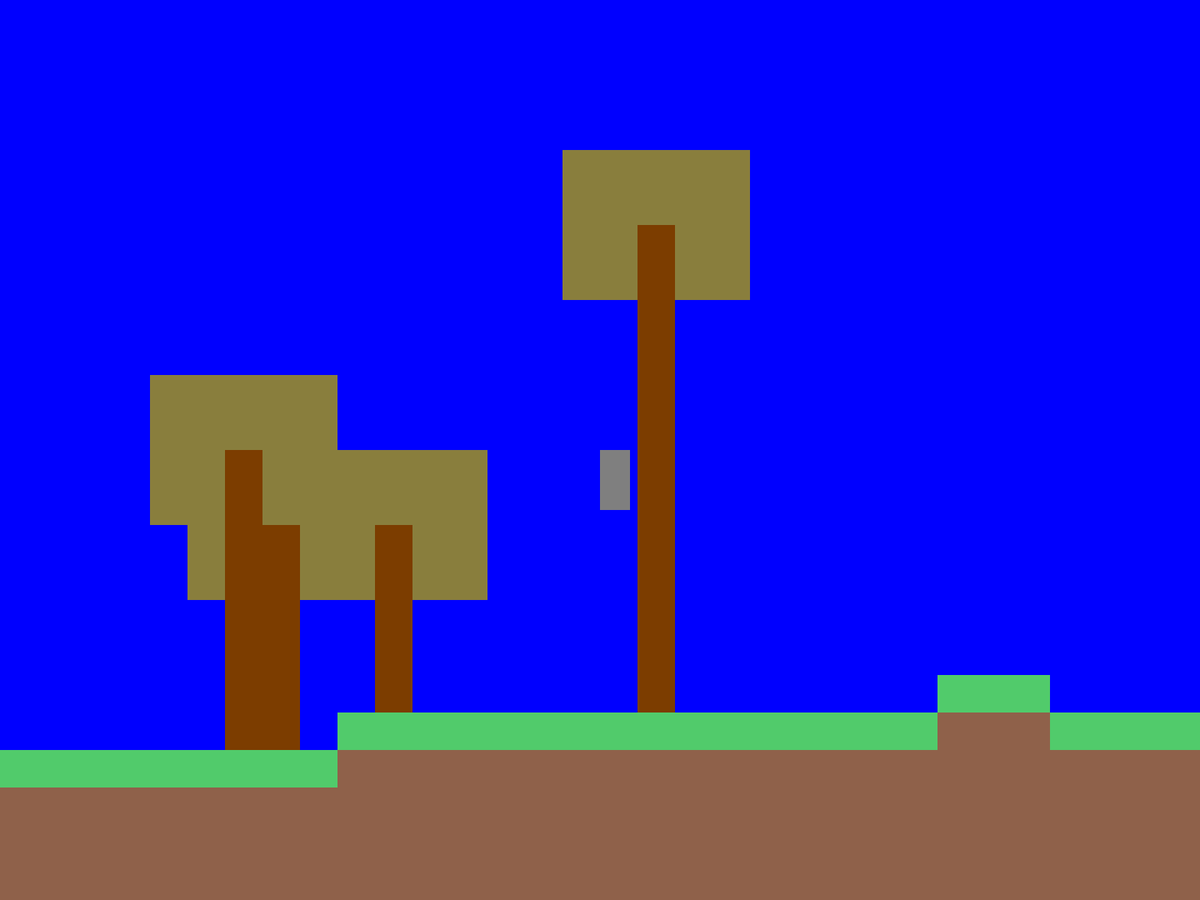
Frame 1 (no input)
Frame 60 (the mouse pressed at the canvas centre just before this capture): identical to frame 1, image omitted
Frame 120 (the mouse held since frame 60 and released just before this capture): identical to frame 1, image omitted

The Processing sketch that drew this single still picture (run headless with seeded random() and noise(); from frame 60 on, the mouse is pressed at the canvas centre):

// Processing sketch: World_Generation
// ── World_Generation.pde
Block[][] Blocks;
int BlockWidth = 50;
Player Person;
int Gravity = 1;

void setup() {
  fullScreen();
  GenerateGround();
  Person = new Player(width/2, height/2);
}

void draw() {
  background(0, 0, 255);
  pushMatrix();
  for (int i = max(0, int(Person.Position.x/BlockWidth)-31); i < min(int(Person.Position.x/BlockWidth)+31, 999); i++) {
    for (int j = max(0, int(Person.Position.y/BlockWidth)-25); j < min(int(Person.Position.y/BlockWidth)+25, 199); j++) {
      Blocks[i][j].Show(int(Person.Position.x)-width/2, int(Person.Position.y));
    }
  }
  popMatrix();
  Person.Show();
  Person.Update();
}

void keyPressed() {
  if (key == 'a') {
    Person.Velocity.x = -3;
  } else if (key == 'd') {
    Person.Velocity.x = 3;
  } else if (key == 's') {
    Person.Velocity.y = 3;
  } else if (key == 'w') {
    Person.Velocity.y = -3;
  }
} 

void keyReleased() {
  if (key == 'a' || key == 'd') {
    Person.Velocity.x = 0;
  } else if (key == 's' || key == 'w') {
    Person.Velocity.y = 0;
  }
}


void GenerateGround() {
  Blocks = new Block[1000][200];
  int RandomY = 25;
  for (int i = 0; i < 1000; i++) {
    for (int j = 0; j < 200; j++) {
      if (j < RandomY) {
        if (Blocks[i][j] == null) {
          Blocks[i][j] = new Air(i*BlockWidth - 500, j*BlockWidth);
        }
      } else if (j != RandomY) {
        Blocks[i][j] = new Dirt(i*BlockWidth - 500, j*BlockWidth);
      } else {
        Blocks[i][j] = new Grass(i*BlockWidth - 500, j * BlockWidth);
        if (random(1) < 0.05) {
          AddTree(i, j);
        }
      }
    }
    if (random(1) < 0.2) {
      RandomY += round(random(-1, 1));
    }
  }
}

void AddTree(int x, int y) {
  int Height = floor(random(5, 15));
  for (int j = y-1; j >= max(0, y-Height); j--) {
    Blocks[x][j] = new Trunk(x*BlockWidth-500, j*BlockWidth);
  }
  for (int i = max(0, x-2); i < min(999, x+3); i++) {
    for (int j = max(0, y-Height-2); j < min(199, y-Height+2); j++) {
      if (Blocks[i][j] == null) {
        Blocks[i][j] = new Leaves(i*BlockWidth-500, j*BlockWidth);
      } else if (Blocks[i][j].Colour !=  color(#7C3D00)) {
        Blocks[i][j] = new Leaves(i*BlockWidth-500, j*BlockWidth);
      }
    }
  }
}

// ── Block_Class.pde
class Block {
  PVector Position;
  float Width;
  color Colour;

  Block(float X, float Y, color Col) {
    Position = new PVector(X, Y);
    Width = BlockWidth;
    Colour = Col;
  }

  void Show(int XChange, int YChange) {
    noStroke();
    fill(Colour);
    rect(Position.x-XChange, Position.y-YChange, Width, Width);
  }
}

class Dirt extends Block {
  Dirt(float X, float Y) {
    super(X, Y, #8F614A);
  }
}

class Air extends Block {
  Air(float X, float Y) {
    super(X, Y, color(255, 0, 0, 0));
  }
}

class Grass extends Block {
  Grass(float X, float Y) {
    super(X, Y, color(#51CB6B));
  }
}

class Trunk extends Block {
  Trunk(float X, float Y) {
    super(X, Y, color(#7C3D00));
  }
}

class Leaves extends Block {
  Leaves(float X, float Y) {
    super(X, Y, color(#897E3D));
  }
}

// ── Player_Class.pde
class Player {
  PVector Position;
  PVector Velocity;
  float Width;
  float Height;
  
  Player(float X, float Y) {
    Position = new PVector(25000,0);
    Velocity = new PVector(0,0);
    Height = 80;
    Width = 40;
  }
  
  void Show() {
    fill(127);
    pushMatrix();
    translate(width/2,height/2);
    rect(0,0,Width,Height);
    popMatrix();
  }
  
  void Update() {
    Position.add(Velocity);
    //Velocity.y += Gravity;
    //if (Velocity.y > 10) {
    //  Velocity.y = 10;
    //}
  }
}
